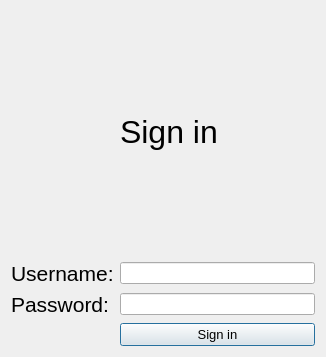
<?xml version="1.0" encoding="UTF-8"?>
<ui version="4.0">
 <class>SignInDialog</class>
 <widget class="QDialog" name="SignInDialog">
  <property name="geometry">
   <rect>
    <x>0</x>
    <y>0</y>
    <width>326</width>
    <height>357</height>
   </rect>
  </property>
  <property name="windowTitle">
   <string>Sign in</string>
  </property>
  <layout class="QGridLayout" name="gridLayout">
   <item row="5" column="0">
    <widget class="QLabel" name="lbl_password">
     <property name="text">
      <string>&lt;html&gt;&lt;head/&gt;&lt;body&gt;&lt;p&gt;&lt;span style=&quot; font-size:16pt;&quot;&gt;Password:&lt;/span&gt;&lt;/p&gt;&lt;/body&gt;&lt;/html&gt;</string>
     </property>
     <property name="buddy">
      <cstring>line_edit_password</cstring>
     </property>
    </widget>
   </item>
   <item row="2" column="0">
    <widget class="QLabel" name="lbl_username">
     <property name="text">
      <string>&lt;html&gt;&lt;head/&gt;&lt;body&gt;&lt;p&gt;&lt;span style=&quot; font-size:16pt;&quot;&gt;Username:&lt;/span&gt;&lt;/p&gt;&lt;/body&gt;&lt;/html&gt;</string>
     </property>
     <property name="buddy">
      <cstring>line_edit_username</cstring>
     </property>
    </widget>
   </item>
   <item row="5" column="1">
    <widget class="QLineEdit" name="line_edit_password">
     <property name="echoMode">
      <enum>QLineEdit::Password</enum>
     </property>
    </widget>
   </item>
   <item row="2" column="1">
    <widget class="QLineEdit" name="line_edit_username"/>
   </item>
   <item row="7" column="1">
    <widget class="QPushButton" name="btn_Sign_in">
     <property name="font">
      <font>
       <pointsize>10</pointsize>
      </font>
     </property>
     <property name="text">
      <string>Sign in</string>
     </property>
     <property name="icon">
      <iconset resource="../icons/icons.qrc">
       <normaloff>:/sign_in.jpg</normaloff>:/sign_in.jpg</iconset>
     </property>
    </widget>
   </item>
   <item row="1" column="1">
    <widget class="QLabel" name="lbl_login">
     <property name="text">
      <string>&lt;html&gt;&lt;head/&gt;&lt;body&gt;&lt;p&gt;&lt;span style=&quot; font-size:24pt;&quot;&gt;Sign in&lt;/span&gt;&lt;/p&gt;&lt;/body&gt;&lt;/html&gt;</string>
     </property>
    </widget>
   </item>
  </layout>
 </widget>
 <tabstops>
  <tabstop>line_edit_username</tabstop>
  <tabstop>line_edit_password</tabstop>
 </tabstops>
 <resources>
  <include location="../icons/icons.qrc"/>
 </resources>
 <connections/>
</ui>
